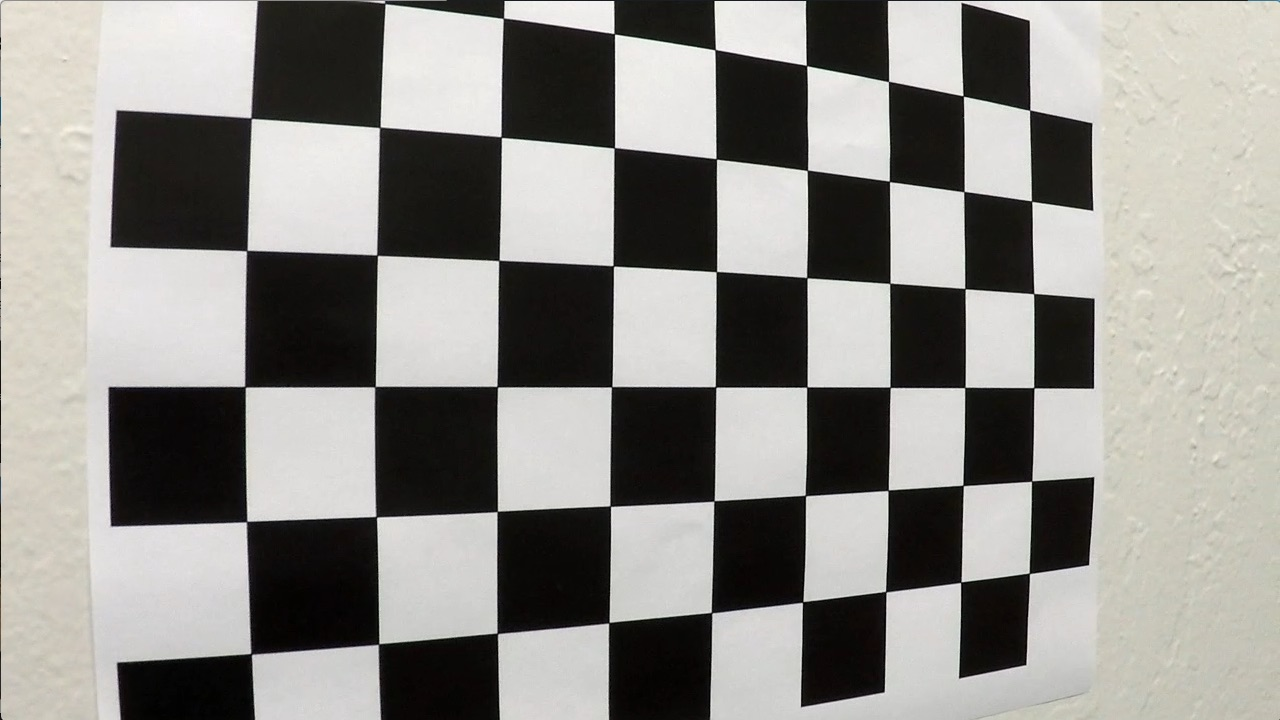
#> input picture CarND-Advanced-Lane-Lines-P4/camera_cal/calibration5.jpg, 1280 x 720 px
$ jupyter execute --allow-errors Advanced-Lane-Lines.ipynb   (shell and % lines are left out)   (older library calls are emulated)
#> lines starting #> are read from the running program, lines starting #| are printed output that depends on the picture; after the words box and inside, x2 and y2 are one past the last pixel; in counts of white or black regions, pixels touching at a corner belong together
[cell 1]
import numpy as np
import cv2
import os,sys
import glob
import matplotlib.pyplot as plt
import matplotlib.image as mpimg

[cell 2]
camera_cal = './camera_cal/'
output_imgs = './output_images/'
test_imgs = './test_images/'

[cell 3]
testimg = cv2.imread(camera_cal + 'calibration5.jpg')
#> testimg is the input picture: shape (720, 1280, 3); mean B, G, R 137.3, 141.5, 143.1
nx = 9
ny = 6
imgSize = (testimg.shape[1], testimg.shape[0])
plt.imshow(testimg)
print("image size :{}".format(imgSize))
#| image size :(1280, 720)

# Introduction
The goals / steps of this project are the following:

* Compute the camera calibration matrix and distortion coefficients given a set of chessboard images.
* Apply a distortion correction to raw images.
* Use color transforms, gradients, etc., to create a thresholded binary image.
* Apply a perspective transform to rectify binary image ("birds-eye view").
* Detect lane pixels and fit to find the lane boundary.
* Determine the curvature of the lane and vehicle position with respect to center.
* Warp the detected lane boundaries back onto the original image.
* Output visual display of the lane boundaries and numerical estimation of lane curvature and vehicle position.

Here is the my [project code](https://github.com/jaeoh2/self-driving-car-nd/CarND-Advanced-Lane-Lines-P4/Advanced-Lane-Lines.ipynb

# Camera Calibration
OpenCV functions were used to calculate the camera calibration matrix and distortion coefficients.
* Find the chessboard corners on images provided from project using findChessboardCorners function.
* Based on corners objects, we get camera calibration matrix using calibrateCamera function.
* Transform to the undistorted images using undistort function with camera calibration matrix.

[cell 4]
# prepare object points, like (0,0,0), (1,0,0), (2,0,0) ....,(6,5,0)
objp = np.zeros((nx*ny,3), np.float32)
objp[:,:2] = np.mgrid[0:nx, 0:ny].T.reshape(-1,2)

# Arrays to store object points and image points from all the images.
objpoints = [] # 3d points in real world space
imgpoints = [] # 2d points in image plane.

# Make a list of calibration images

#Make a list of calibration images
images = glob.glob(camera_cal + 'calibration*.jpg')

[cell 5]
for idx, fname in enumerate(images):
    img = cv2.imread(fname)
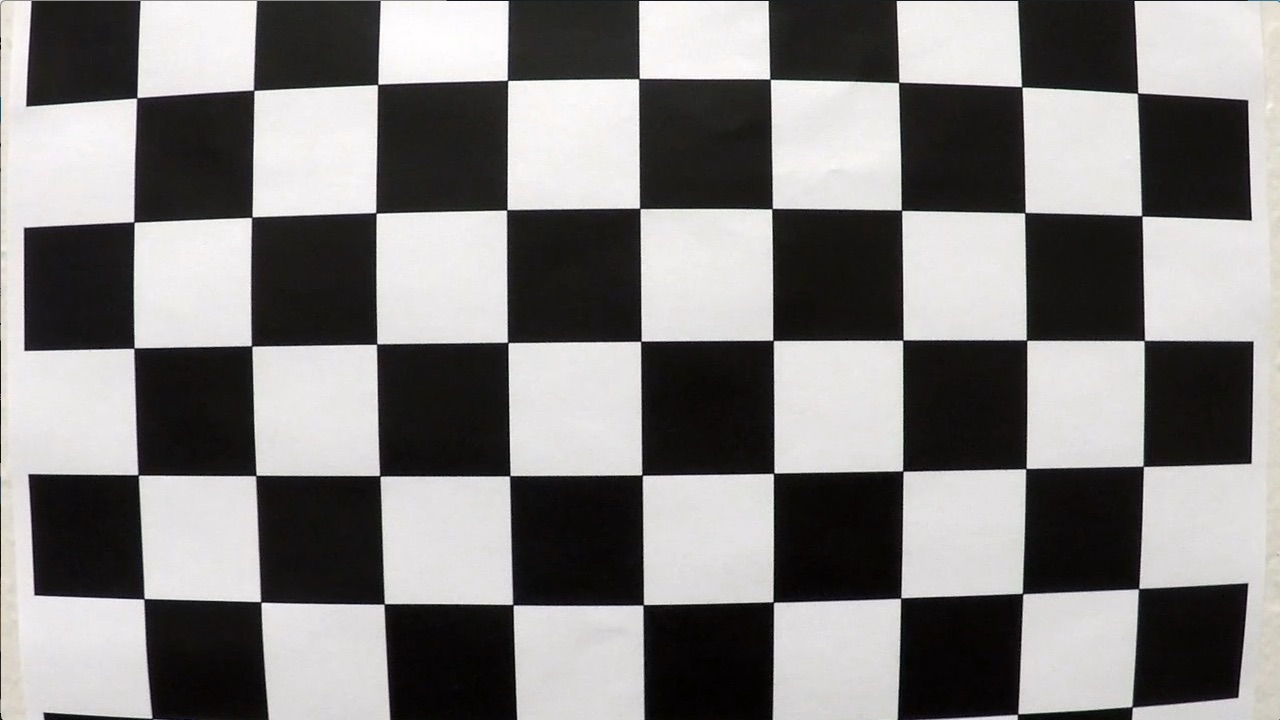
#> input picture CarND-Advanced-Lane-Lines-P4/camera_cal/calibration1.jpg, 1280 x 720 px
#> img is the input picture: shape (720, 1280, 3); mean B, G, R 127.8, 128.4, 130.1
    gray = cv2.cvtColor(img, cv2.COLOR_BGR2GRAY)

    #Find the chessboard corners
    ret, corners = cv2.findChessboardCorners(gray, (nx,ny), None)
#> ret = False; corners = None

    # If found, add obj points, img points
    if ret == True:
        objpoints.append(objp)
        imgpoints.append(corners)

        cv2.drawChessboardCorners(img, (nx,ny), corners, ret)
        plt.imshow(img)

#> (a cell that did not finish here is left out)

[cell 7]
#undistortion image
img = mpimg.imread(test_imgs + "test1.jpg")
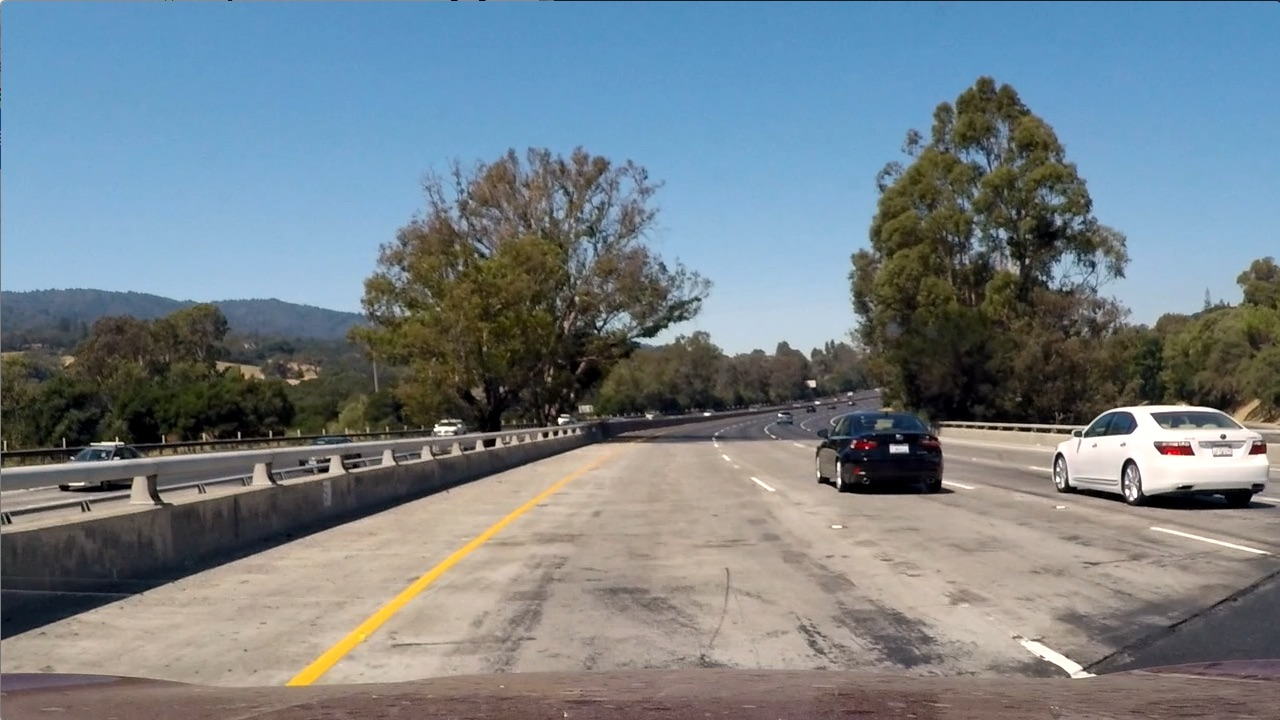
#> input picture CarND-Advanced-Lane-Lines-P4/test_images/test1.jpg, 1280 x 720 px
#> img is the input picture: shape (720, 1280, 3); mean R, G, B 117.5, 128.7, 135.5
#img = mpimg.imread(test_imgs + "straight_lines2.jpg")

imgSize = (img.shape[1], img.shape[0])

ret, mtx, dist, rvecs, tvecs = cv2.calibrateCamera(objpoints, imgpoints, imgSize, None, None)
dstImage = cv2.undistort(img, mtx, dist, None, mtx)

plt.figure(dpi=300)
plt.subplot(1,2,1), plt.imshow(img), plt.title('original')
plt.subplot(1,2,2), plt.imshow(dstImage), plt.title('undistorted')

# Color space and Threshold
I combined several threshold methods(i.e., HLS color transform, absoulute/magnitude gradients and direction gradients) to create a binary images containing the lane pixels. There is no ground truth here, I tested threshold method with manual parameter tunning.
When I calculate the gradient, I directly used converted color space image besides using color thresholded binary image. I tested Gray, HLS and HSV color space, and using HLS color space's S-channel was the best for me.

Here are the some results below:

[cell 8]
# Color space transform
def abs_sobel_thresh(image, orient='x', sobel_kernel=3, thresh=(0, 255)):
    # Calculate directional gradient
#> called with orient = 'x', sobel_kernel = 15, thresh = (20, 200)
    gray = cv2.cvtColor(image, cv2.COLOR_RGB2GRAY)
    hls = cv2.cvtColor(image, cv2.COLOR_RGB2HLS)
#> hls: shape (720, 1280, 3); mean of channels 0, 1, 2 59.7, 128.2, 74.3
    hsv = cv2.cvtColor(image, cv2.COLOR_RGB2HSV)
#> hsv: shape (720, 1280, 3); mean H, S, V 59.7, 76.7, 150.8

    #cvtImg = gray
    cvtImg = hls[:,:,2] #s-channel
    #cvtImg = hsv[:,:,1] #s-channel

    if orient=='x':
        sobel = cv2.Sobel(cvtImg, cv2.CV_64F, 1, 0, ksize=sobel_kernel)
    else:
        sobel = cv2.Sobel(cvtImg, cv2.CV_64F, 0, 1, ksize=sobel_kernel)

    abs_sobel = np.absolute(sobel)
    scaled_sobel = np.uint8(255*abs_sobel / np.max(abs_sobel))
    grad_binary = np.zeros_like(scaled_sobel)
    grad_binary[(scaled_sobel >= thresh[0]) & (scaled_sobel <= thresh[1])] = 1
    # Apply threshold
    return grad_binary

def mag_thresh(image, sobel_kernel=3, mag_thresh=(0, 255)):
    # Calculate gradient magnitude
    gray = cv2.cvtColor(image, cv2.COLOR_RGB2GRAY)
    hls = cv2.cvtColor(image, cv2.COLOR_RGB2HLS)
    hsv = cv2.cvtColor(image, cv2.COLOR_RGB2HSV)

    #cvtImg = gray
    cvtImg = hls[:,:,2] #s-channel
    #cvtImg = hsv[:,:,1] #s-channel

    sobelx = cv2.Sobel(cvtImg, cv2.CV_64F, 1, 0, ksize=sobel_kernel)
    sobely = cv2.Sobel(cvtImg, cv2.CV_64F, 0, 1, ksize=sobel_kernel)
    gradmag = np.sqrt(sobelx**2 + sobely**2)
    scale_factor = np.max(gradmag)/255
    gradmag = (gradmag/scale_factor).astype(np.uint8)
    # Apply threshold
    mag_binary = np.zeros_like(gradmag)
    mag_binary[(gradmag >= mag_thresh[0]) & (gradmag <= mag_thresh[1])] = 1
    return mag_binary

def dir_threshold(image, sobel_kernel=3, thresh=(0, np.pi/2)):
    # Calculate gradient direction
    gray = cv2.cvtColor(image, cv2.COLOR_RGB2GRAY)
    hls = cv2.cvtColor(image, cv2.COLOR_RGB2HLS)
    hsv = cv2.cvtColor(image, cv2.COLOR_RGB2HSV)

    #cvtImg = gray
    cvtImg = hls[:,:,2] #s-channel
    #cvtImg = hsv[:,:,1] #s-channel

    sobelx = cv2.Sobel(cvtImg, cv2.CV_64F, 1, 0, ksize=sobel_kernel)
    sobely = cv2.Sobel(cvtImg, cv2.CV_64F, 0, 1, ksize=sobel_kernel)
    absgraddir = np.arctan2(np.absolute(sobely), np.absolute(sobelx))
    # Apply threshold
    dir_binary = np.zeros_like(absgraddir)
    dir_binary[(absgraddir >= thresh[0]) & (absgraddir <= thresh[1])] = 1

    return dir_binary

[cell 9]
ksize = 15
thresh = (20,200)
dirThresh = (np.pi/4, np.pi/3)

[cell 10]
gradx = abs_sobel_thresh(dstImage, orient='x', sobel_kernel=ksize, thresh=(20,200))
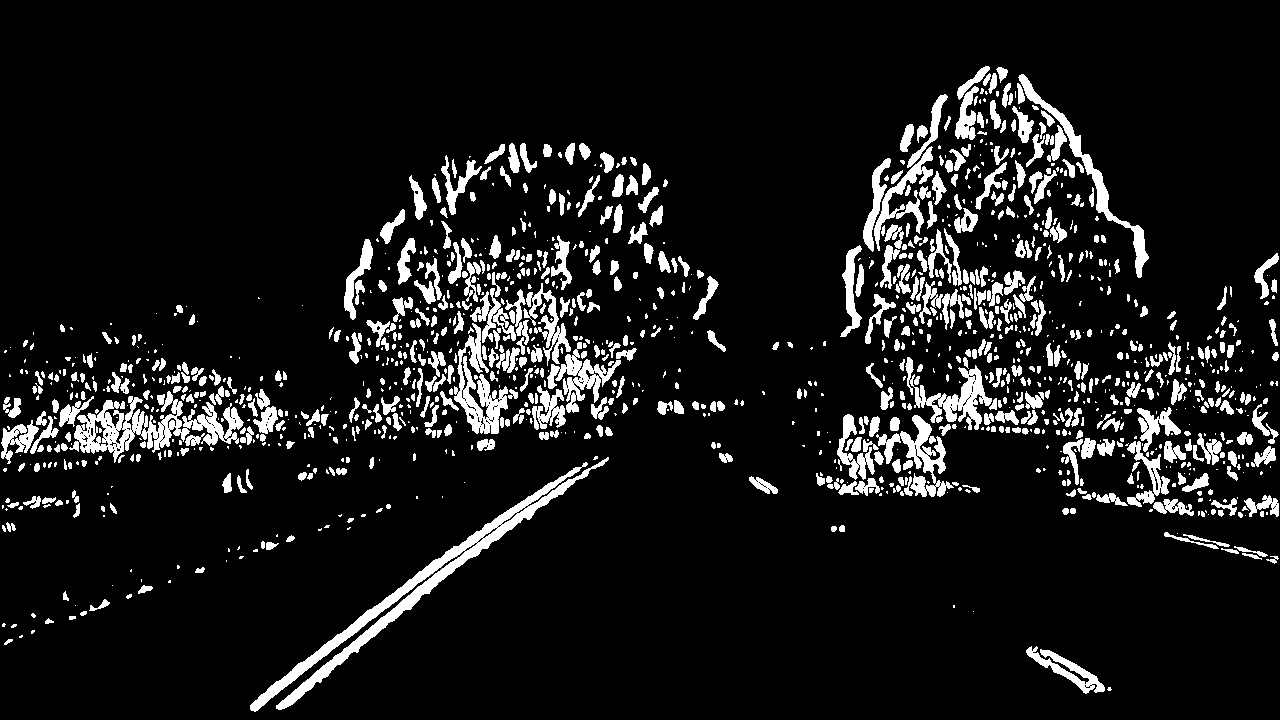
#> gradx: shape (720, 1280); values 0 (black) and 1 (white), 9.8% white; 1364 white regions (676 under 20 px), largest, box (x1, y1, x2, y2) and area: (250, 457, 609, 712) 7054, (69, 391, 244, 463) 4541, (454, 323, 508, 434) 2351
plt.imshow(gradx,cmap='gray'), plt.title('Gradient X'), plt.axis('off')

[cell 11]
grady = abs_sobel_thresh(dstImage, orient='y', sobel_kernel=ksize, thresh=(20,200))
#> grady: shape (720, 1280); values 0 (black) and 1 (white), 14.7% white; 1249 white regions (631 under 20 px), largest, box (x1, y1, x2, y2) and area: (131, 434, 655, 714) 11747, (0, 382, 401, 473) 10863, (833, 425, 1186, 499) 9016
plt.imshow(grady,cmap='gray'), plt.title('Gradient Y'), plt.axis('off')

[cell 12]
mag_binary = mag_thresh(dstImage, sobel_kernel=ksize, mag_thresh=(20,200))
#> mag_binary: shape (720, 1280); values 0 (black) and 1 (white), 20.1% white; 525 white regions (303 under 20 px), largest, box (x1, y1, x2, y2) and area: (0, 63, 1149, 475) 66472, (816, 144, 1280, 519) 50398, (0, 140, 719, 339) 13580
plt.imshow(mag_binary,cmap='gray'), plt.title('Gradient magnitude'), plt.axis('off')

[cell 13]
dir_binary = dir_threshold(dstImage, sobel_kernel=ksize, thresh=(0.7,1.3))
#> dir_binary: shape (720, 1280) float64; values 0 (black) and 1 (white), 40% white; 6222 white regions (4939 under 20 px), largest, box (x1, y1, x2, y2) and area: (1, 381, 682, 719) 52013, (436, 1, 843, 196) 12947, (624, 445, 904, 719) 12324
plt.imshow(dir_binary,cmap='gray'), plt.title('Gradient direction'), plt.axis('off')

[cell 14]
combined = np.zeros_like(dir_binary)
combined[((gradx == 1) & (grady == 1)) | ((mag_binary == 1) & (dir_binary == 1))] = 1


plt.figure(dpi=200)
plt.subplot(2,1,1),plt.imshow(dstImage),plt.axis('off')
plt.subplot(2,1,2),plt.imshow(combined, cmap='gray'),plt.title("")

# Perspective Transform
I used OpenCV function to correctly rectify each image to a bird-eye view.
* Define the source 4 points of rectangle shape onto the road image. I used the straight-lane image to set perspective source points correctly.
* Find the perspective transform matrix using cv2.getPerspectiveTransform function.
* Based on perspective transform matrix, we get warped images using cv2.warpPerspective function.

[cell 15]
#set source corners
srcPoint = np.float32([
    [585,460], #585,460
    [203,720], #200,720
    [1127,720],#1108,720
    [695,460]  #710,460
])
#set destinatino corners
dstPoint = np.float32([
    [320,0],
    [320,720],
    [960,720],
    [960,0]
])

[cell 16]
#get PerspectiveTransform
M = cv2.getPerspectiveTransform(srcPoint, dstPoint)
Minv = cv2.getPerspectiveTransform(dstPoint, srcPoint)

warpedImage = cv2.warpPerspective(combined, M, imgSize)
#> combined: shape (720, 1280) float64; values 0 (black) and 1 (white), 10.1% white; 3241 white regions (2368 under 20 px), largest, box (x1, y1, x2, y2) and area: (249, 448, 637, 714) 8511, (64, 397, 253, 460) 3712, (902, 364, 991, 424) 1412

plt.figure(dpi=300)
plt.subplot(3,1,1),plt.imshow(dstImage),
plt.title('Undistorted Image',fontsize=5),plt.axis('off')
x,y = srcPoint.T
plt.scatter(x,y, s=1, color='r')

plt.subplot(3,1,2),plt.imshow(combined, cmap='gray'),
plt.title('Binary Image',fontsize=5),plt.axis('off')
plt.scatter(x,y, s=1, color='r')

plt.subplot(3,1,3),plt.imshow(warpedImage, cmap='gray'),
plt.title('Binary perspective',fontsize=5),plt.axis('off')
x,y = dstPoint.T
plt.scatter(x,y, s=1, color='r')

# Lane detection and Curve Fitting
Here the idea is to take the measurements of where the lane lines are and estimate how much the road is curving and where the vehicle is located with respect to the center of the lane.
* First I take a histogram along all the columns in the lower half of the images.
* With this histogram I used the sliding window approach to find the places around the line centers in each discrete windows.
* 9 windows used. Margin was 100 pixels.
* Based on each windows center points, It can fit a polynomial to those pixel points.
* Finally, we can get a smooth poly-fitted curve lines.

[cell 17]
hist = np.sum(warpedImage[warpedImage.shape[0]//2:,:], axis=0)
plt.subplot(2,1,1),plt.imshow(warpedImage, aspect='auto', cmap='gray'),plt.title("Binary perspective"),plt.axis('off')
plt.subplot(2,1,2),plt.plot(hist),plt.title("histogram of lane"),plt.axis('off')
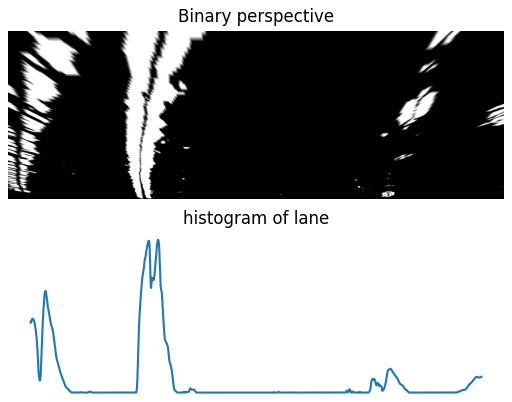
#> figure drawn by matplotlib, 2 panels
#> (the rest of the program and of its run is left out)
